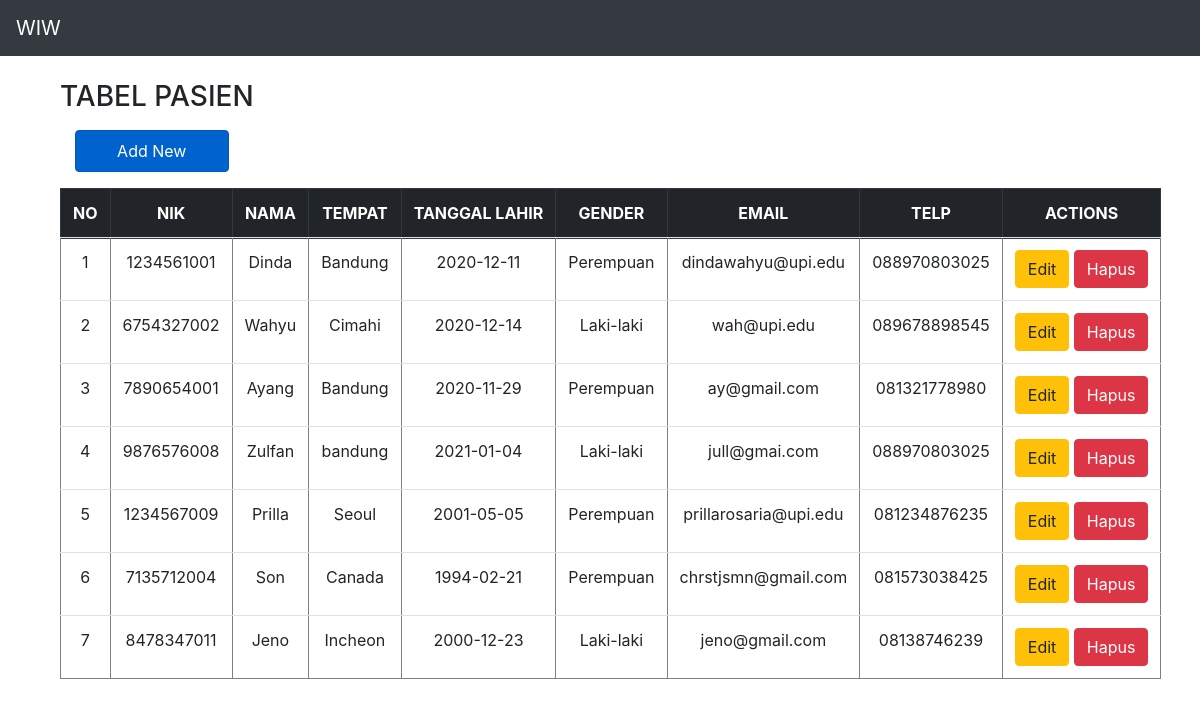
Page /source_code/mvp_php/index.php on the committed database.
### tables this page shows
CREATE TABLE `pasien` (
  `id` int(11) NOT NULL,
  `nik` varchar(100) NOT NULL,
  `nama` varchar(100) NOT NULL,
  `tempat` varchar(100) NOT NULL,
  `tl` varchar(100) NOT NULL,
  `gender` varchar(10) NOT NULL,
  `email` varchar(100) NOT NULL,
  `telp` varchar(100) NOT NULL
);

### source_code/mvp_php/presenter/ProsesPasien.php (called while the page is built, shortened)
<?php
class ProsesPasien implements KontrakPresenter
{
	private $tabelpasien;
	private $data = [];
	function __construct()
	{
		try {
			$db_host = "localhost";
			$db_user = "root";
			$db_password = "";
			$db_name = "mvp_php";
			$this->tabelpasien = new TabelPasien($db_host, $db_user, $db_password, $db_name);
			$this->data = array();
		} catch (Exception $e) {
			echo "wiw error" . $e->getMessage();
		}
	}
	function prosesDataPasien()
	{
		try {
			$this->tabelpasien->open();
			$this->tabelpasien->getPasien();
			while ($row = $this->tabelpasien->getResult()) {
				$this->data[] = $row;
			}
		} catch (Exception $e) {
			echo "wiw error part 2" . $e->getMessage();
		}
	}
	function getId($i)
	{
		return $this->data[$i]['id'];
	}
	function getNik($i)
	{
		return $this->data[$i]['nik'];
	}
	function getNama($i)
	{
		return $this->data[$i]['nama'];
	}
	function getTempat($i)
	{
		return $this->data[$i]['tempat'];
	}
	function getTl($i)
	{
		return $this->data[$i]['tl'];
	}
	function getGender($i)
	{
		return $this->data[$i]['gender'];
	}
	function getEmail($i)
	{
		return $this->data[$i]['email'];
	}
	function getTelp($i)
	{
		return $this->data[$i]['telp'];
	}
	function getSize()
	{
		return sizeof($this->data);
	}
}

### source_code/mvp_php/model/DB.class.php (called while the page is built, shortened)
<?php
class DB
{
	var $db_host = '';
	var $db_user = '';
	var $db_password = '';
	var $db_name = '';
	var $db_link = '';
	function __construct($db_host = '', $db_user = '', $db_password = '', $db_name = '')
	{
		$this->db_host = $db_host;
		$this->db_user = $db_user;
		$this->db_password = $db_password;
		$this->db_name = $db_name;
	}
	function open()
	{
		$this->db_link = mysqli_connect($this->db_host, $this->db_user, $this->db_password, $this->db_name);
	}
	function execute($query = "")
	{
		$this->result = mysqli_query($this->db_link, $query);
		return $this->result;
	}
}

### source_code/mvp_php/model/TabelPasien.class.php (called while the page is built, shortened)
<?php
class TabelPasien extends DB
{
	function getPasien()
	{
		$query = "SELECT * FROM pasien";
		return $this->execute($query);
	}
}

### source_code/mvp_php/view/TampilPasien.php (the view, shortened to what this page needs)
<?php
include("presenter/ProsesPasien.php");
class TampilPasien implements KontrakView
{
	private $prosespasien;
	function __construct()
	{
		$this->prosespasien = new ProsesPasien();
	}
	function tampil()
	{
		$this->prosespasien->prosesDataPasien();
		$data = null;
		for ($i = 0; $i < $this->prosespasien->getSize(); $i++) {
			$no = $i + 1;
			$data .= "<tr>
			<td>" . $no . "</td>
			<td>" . $this->prosespasien->getNik($i) . "</td>
			<td>" . $this->prosespasien->getNama($i) . "</td>
			<td>" . $this->prosespasien->getTempat($i) . "</td>
			<td>" . $this->prosespasien->getTl($i) . "</td>
			<td>" . $this->prosespasien->getGender($i) . "</td>
			<td>" . $this->prosespasien->getEmail($i) . "</td>
			<td>" . $this->prosespasien->getTelp($i) . "</td>
			<td>
                <a href='form.php?id=" . $this->prosespasien->getId($i) .  "&update' class='btn btn-warning' '>Edit</a>
                <a href='index.php?id_hapus=" . $this->prosespasien->getId($i) . "' class='btn btn-danger' '>Hapus</a>
            </td>";
		}
	}
}

### source_code/mvp_php/index.php (shortened to what this page needs)
<?php
include("model/Template.class.php");
include("model/DB.class.php");
include("model/TabelPasien.class.php");
include("view/TampilPasien.php");
$tp = new TampilPasien();
if (isset($_POST['add'])){
    $data = array(
        'nik' => $_POST['nik'],
        'nama' => $_POST['nama'],
        'tempat' => $_POST['tempat'],
        'tl' => $_POST['tl'],
        'gender' => $_POST['gender'],
        'email' => $_POST['email'],
        'telp' => $_POST['telp']
    );
    $tp->actionadd($data);
    header("location:index.php");
}else if (!empty($_GET['id_hapus'])){
    $id = $_GET['id_hapus'];
    $tp->actiondelete($id);
    header("location:index.php");
}else{
    $tp->tampil();
}

### source_code/mvp_php/model/Template.class.php (shortened to what this page needs)
<?php
class Template{
	var $content = '';
	function __construct($filename = ''){
		$this->content = implode('', @file($filename));
	}
	function clear(){
		$this->content = preg_replace("/DATA_[A-Z|_|0-9]+/", "", $this->content);
	}
	function write(){
		print $this->content;
	}
	function replace($old = '', $new = ''){
		if(is_int($new)){
			$value = sprintf("%d", $new);
		}elseif(is_float($new)){
			$value = sprintf("%f", $new);
		}elseif(is_array($new)){
			$value = '';
			foreach( $new as $item){
				$value .= $item. '';
			}
		}else{
			$value = $new;
		}
		$this->content = preg_replace("/$old/",  $value, $this->content);
	}
}

### rows in the picture
pasien: no "1", nik "1234561001", nama "Dinda", tempat "Bandung", tl "2020-12-11", gender "Perempuan", email "dindawahyu@upi.edu", telp "088970803025"
pasien: no "2", nik "6754327002", nama "Wahyu", tempat "Cimahi", tl "2020-12-14", gender "Laki-laki", email "wah@upi.edu", telp "089678898545"
pasien: no "3", nik "7890654001", nama "Ayang", tempat "Bandung", tl "2020-11-29", gender "Perempuan", email "ay@gmail.com", telp "081321778980"
pasien: no "4", nik "9876576008", nama "Zulfan", tempat "bandung", tl "2021-01-04", gender "Laki-laki", email "jull@gmai.com", telp "088970803025"
pasien: no "5", nik "1234567009", nama "Prilla", tempat "Seoul", tl "2001-05-05", gender "Perempuan", email "prillarosaria@upi.edu", telp "081234876235"
pasien: no "6", nik "7135712004", nama "Son", tempat "Canada", tl "1994-02-21", gender "Perempuan", email "chrstjsmn@gmail.com", telp "081573038425"
pasien: no "7", nik "8478347011", nama "Jeno", tempat "Incheon", tl "2000-12-23", gender "Laki-laki", email "jeno@gmail.com", telp "08138746239"

### other values in the picture
$this->content "WIW TABEL PASIEN Add New NO NIK NAMA TEMPAT TANGGAL LAHIR GENDER EMAIL TELP ACTIONS"
